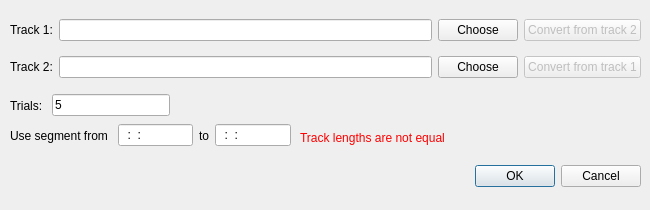
<?xml version="1.0" encoding="UTF-8"?>
<ui version="4.0">
 <class>TrackSelectDialog</class>
 <widget class="QDialog" name="TrackSelectDialog">
  <property name="geometry">
   <rect>
    <x>0</x>
    <y>0</y>
    <width>650</width>
    <height>210</height>
   </rect>
  </property>
  <property name="windowTitle">
   <string>Dialog</string>
  </property>
  <widget class="QDialogButtonBox" name="buttonBox">
   <property name="enabled">
    <bool>true</bool>
   </property>
   <property name="geometry">
    <rect>
     <x>10</x>
     <y>160</y>
     <width>631</width>
     <height>32</height>
    </rect>
   </property>
   <property name="orientation">
    <enum>Qt::Horizontal</enum>
   </property>
   <property name="standardButtons">
    <set>QDialogButtonBox::Cancel|QDialogButtonBox::Ok</set>
   </property>
  </widget>
  <widget class="QWidget" name="gridLayoutWidget">
   <property name="geometry">
    <rect>
     <x>10</x>
     <y>10</y>
     <width>631</width>
     <height>78</height>
    </rect>
   </property>
   <layout class="QGridLayout" name="chooseFilesGridLayout">
    <item row="0" column="3">
     <widget class="QPushButton" name="convertToTrack1PushButton">
      <property name="enabled">
       <bool>false</bool>
      </property>
      <property name="text">
       <string>Convert from track 2</string>
      </property>
     </widget>
    </item>
    <item row="1" column="2">
     <widget class="QPushButton" name="chooseTrack2PushButton">
      <property name="text">
       <string>Choose</string>
      </property>
     </widget>
    </item>
    <item row="1" column="3">
     <widget class="QPushButton" name="convertToTrack2PushButton">
      <property name="enabled">
       <bool>false</bool>
      </property>
      <property name="text">
       <string>Convert from track 1</string>
      </property>
     </widget>
    </item>
    <item row="0" column="0">
     <widget class="QLabel" name="track1Label">
      <property name="text">
       <string>Track 1:</string>
      </property>
     </widget>
    </item>
    <item row="0" column="2">
     <widget class="QPushButton" name="chooseTrack1PushButton">
      <property name="text">
       <string>Choose</string>
      </property>
     </widget>
    </item>
    <item row="1" column="1">
     <widget class="QLineEdit" name="track2LineEdit"/>
    </item>
    <item row="1" column="0">
     <widget class="QLabel" name="track2Label">
      <property name="text">
       <string>Track 2:</string>
      </property>
     </widget>
    </item>
    <item row="0" column="1">
     <widget class="QLineEdit" name="track1LineEdit"/>
    </item>
   </layout>
  </widget>
  <widget class="QWidget" name="horizontalLayoutWidget">
   <property name="geometry">
    <rect>
     <x>10</x>
     <y>90</y>
     <width>160</width>
     <height>31</height>
    </rect>
   </property>
   <layout class="QHBoxLayout" name="trialsHorizontalLayout">
    <item>
     <widget class="QLabel" name="trialsLabel">
      <property name="text">
       <string>Trials: </string>
      </property>
     </widget>
    </item>
    <item>
     <widget class="QLineEdit" name="trialsLineEdit">
      <property name="inputMask">
       <string/>
      </property>
      <property name="text">
       <string>5</string>
      </property>
     </widget>
    </item>
   </layout>
  </widget>
  <widget class="QWidget" name="horizontalLayoutWidget_2">
   <property name="geometry">
    <rect>
     <x>10</x>
     <y>120</y>
     <width>281</width>
     <height>31</height>
    </rect>
   </property>
   <layout class="QHBoxLayout" name="chooseSegmentHorizontalLayout">
    <item>
     <widget class="QLabel" name="chooseSegmentLabel1">
      <property name="text">
       <string>Use segment from </string>
      </property>
     </widget>
    </item>
    <item>
     <widget class="QLineEdit" name="segmentStartTimestampLineEdit">
      <property name="inputMask">
       <string>99:99:99</string>
      </property>
      <property name="text">
       <string>::</string>
      </property>
     </widget>
    </item>
    <item>
     <widget class="QLabel" name="chooseSegmentLabel2">
      <property name="text">
       <string>to</string>
      </property>
     </widget>
    </item>
    <item>
     <widget class="QLineEdit" name="segmentStopTimestampLineEdit">
      <property name="inputMask">
       <string>99:99:99</string>
      </property>
     </widget>
    </item>
   </layout>
  </widget>
  <widget class="QLabel" name="trackLengthsAreNotEqualLabel">
   <property name="enabled">
    <bool>true</bool>
   </property>
   <property name="geometry">
    <rect>
     <x>300</x>
     <y>130</y>
     <width>341</width>
     <height>16</height>
    </rect>
   </property>
   <property name="palette">
    <palette>
     <active>
      <colorrole role="WindowText">
       <brush brushstyle="SolidPattern">
        <color alpha="255">
         <red>255</red>
         <green>0</green>
         <blue>0</blue>
        </color>
       </brush>
      </colorrole>
     </active>
     <inactive>
      <colorrole role="WindowText">
       <brush brushstyle="SolidPattern">
        <color alpha="255">
         <red>255</red>
         <green>0</green>
         <blue>0</blue>
        </color>
       </brush>
      </colorrole>
     </inactive>
     <disabled>
      <colorrole role="WindowText">
       <brush brushstyle="SolidPattern">
        <color alpha="255">
         <red>60</red>
         <green>56</green>
         <blue>54</blue>
        </color>
       </brush>
      </colorrole>
     </disabled>
    </palette>
   </property>
   <property name="text">
    <string>Track lengths are not equal</string>
   </property>
  </widget>
 </widget>
 <resources/>
 <connections>
  <connection>
   <sender>buttonBox</sender>
   <signal>accepted()</signal>
   <receiver>TrackSelectDialog</receiver>
   <slot>accept()</slot>
   <hints>
    <hint type="sourcelabel">
     <x>248</x>
     <y>254</y>
    </hint>
    <hint type="destinationlabel">
     <x>157</x>
     <y>274</y>
    </hint>
   </hints>
  </connection>
  <connection>
   <sender>buttonBox</sender>
   <signal>rejected()</signal>
   <receiver>TrackSelectDialog</receiver>
   <slot>reject()</slot>
   <hints>
    <hint type="sourcelabel">
     <x>316</x>
     <y>260</y>
    </hint>
    <hint type="destinationlabel">
     <x>286</x>
     <y>274</y>
    </hint>
   </hints>
  </connection>
 </connections>
</ui>
